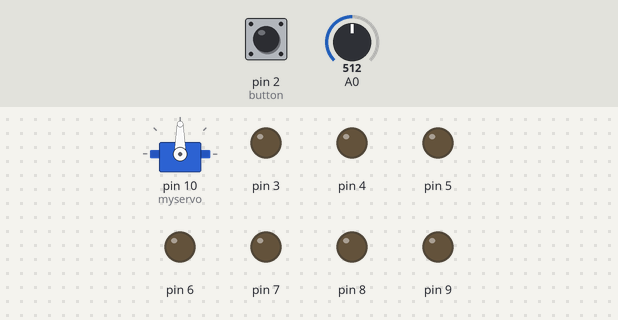
Recording of a sketch running on a simulated Arduino Uno, built with avr-gcc and run on an emulated ATmega328P. Shown: servo, output pins drawn as LEDs (lit = HIGH). The inputs (shaded band) are chosen by the test bench; at power-on: pin 2 (button) HIGH, A0 = 512. What the sketch prints to the serial monitor is not drawn.

Above: at 1.2 s.
1.3 s: pin 2 (button) pulled LOW for 0.15 s
At 5.6 s:
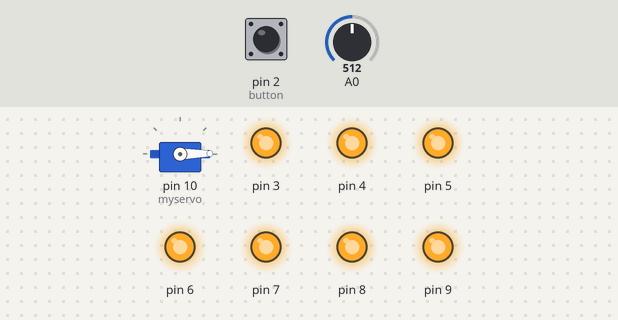
At 7.3 s:
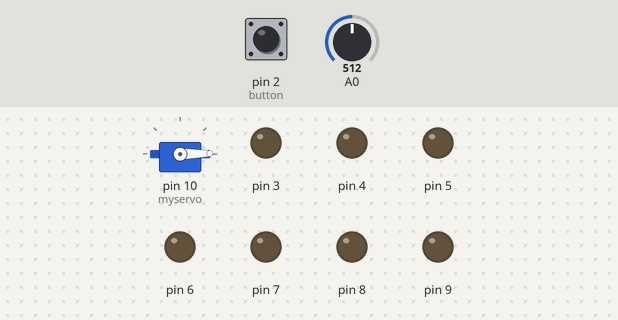
Timing chart, 0 to 8.8 s (numbered marks = the images above; inputs shaded):
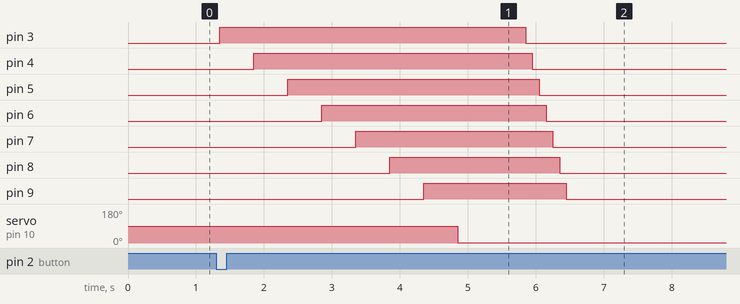

Measured:
- after the input at 1.3 s, pin 3: LOW → HIGH after 0.05 s, → LOW 4.5 s later; pin 4: LOW → HIGH after 0.55 s, → LOW 4.1 s later; pin 5: LOW → HIGH after 1.1 s, → LOW 3.7 s later; pin 6: LOW → HIGH after 1.6 s, → LOW 3.3 s later; pin 7: LOW → HIGH after 2.1 s, → LOW 2.9 s later

The sketch:

photoControler.ino
```cpp
#include <Servo.h>


Servo myservo;

int button = 2;
int copys;
double  val;
int rec;
int realCopy=1;

void setup() {
  myservo.attach(10);
  pinMode(button, INPUT);
  digitalWrite(button, 1);
  Serial.begin(9600);
for(int i=3; i<=9; i++){
   pinMode(i, OUTPUT);
}

}
void loop() {


if(copys>0){

   realCopy=copys-3;
}


 //......................................................
val = analogRead(A0);

  if(val>=78&&val<=180){

 Serial.print( "1" );
  copys=4;
}

if(val>=181&&val<=320){

 Serial.print( "2" );
  copys=5;
}

if(val>=321&&val<=482){

 Serial.print( "3" );
 copys=6;

}

//...............................................
  if (digitalRead(button)==LOW){
for(int i=3; i<=9; i++){
 digitalWrite(i, HIGH);
  delay(500);
//Serial.println(i);
}

   Serial.println(copys);
  Serial.write(copys);

   myservo.attach(10);
   myservo.write(1);
   delay(1000);
    rec=4;

   for(int i=3; i<=9; i++){
 digitalWrite(i, LOW);
  delay(100);

}

  }else{
    Serial.write(0);
    myservo.detach();
delay(150);
  }

//Serial.print( realCopy );
if(rec==4){
 Serial.write(8);
 delay(50000*realCopy);
  Serial.write(9);
rec=0;
}


     // delay(450);
//..........................................................


//Serial.print( copys );


}
```
